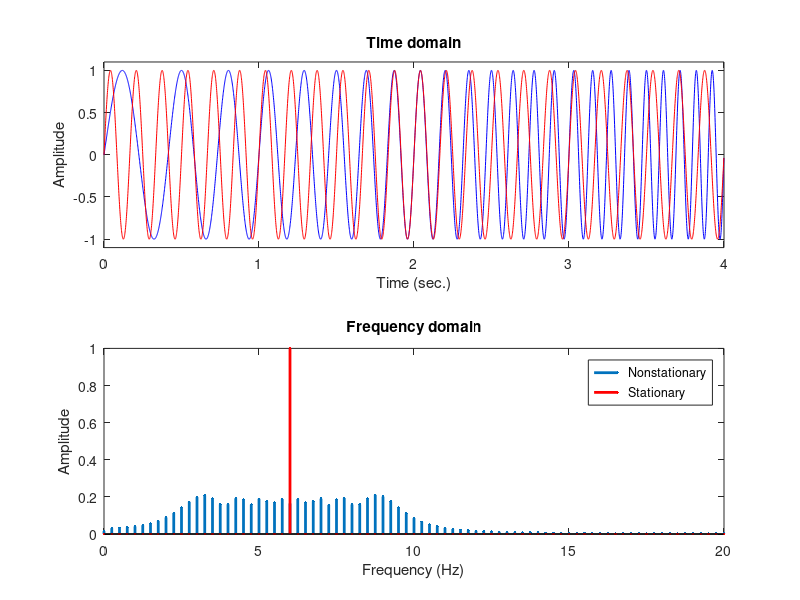
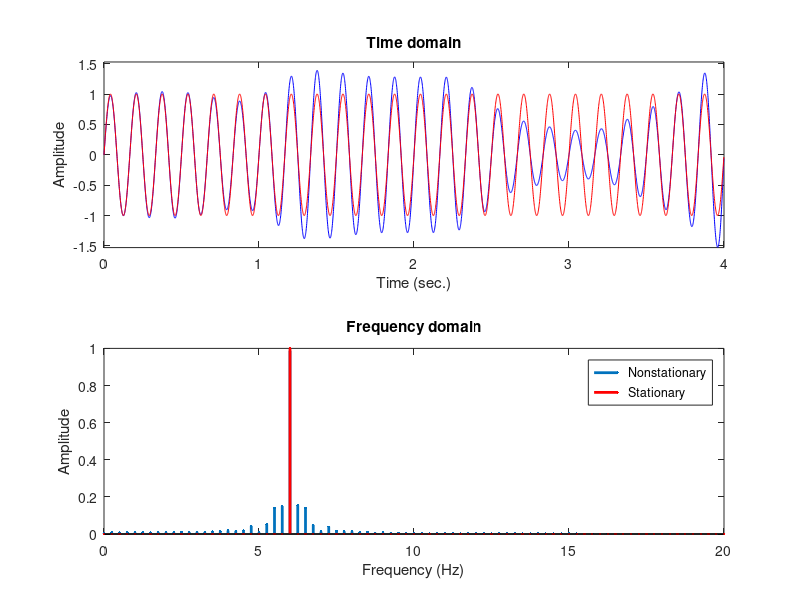

Recreate these plots in MATLAB, in order.
%%
%     COURSE: Solved problems in neural time series analysis
%    SECTION: Spectral analyses
%      VIDEO: FFT of stationary and non-stationary simulated data
% Instructor: sincxpress.com
%
%%
clear, clc

%% simulation 1: frequency non-stationarity


% simulation parameters
srate = 1000;
n     = 4000;
t     = (0:n-1)/srate;


% create signals (sine wave and linear chirp)
f  = [2 10];
ff = linspace(f(1),mean(f),n);
signal1 = sin(2*pi.*ff.*t);
signal2 = sin(2*pi.*mean(f).*t);

% Fourier spectra
signal1X = fft(signal1)/n;
signal2X = fft(signal2)/n;
hz = linspace(0,srate/2,floor(n/2)+1);

% amplitude spectra
signal1Amp = abs(signal1X(1:length(hz)));
signal1Amp(2:end-1) = 2*signal1Amp(2:end-1);

signal2Amp = abs(signal2X(1:length(hz)));
signal2Amp(2:end-1) = 2*signal2Amp(2:end-1);



% plot the signals in the time domain
figure(1), clf
subplot(211)
plot(t,signal1,'b'), hold on
plot(t,signal2,'r')
xlabel('Time (sec.)'), ylabel('Amplitude')
set(gca,'ylim',[-1.1 1.1])
title('Time domain')


% and their amplitude spectra
subplot(212)
stem(hz,signal1Amp,'.-','linew',2), hold on
stem(hz,signal2Amp,'r.-','linew',2)
xlabel('Frequency (Hz)'), ylabel('Amplitude')
set(gca,'xlim',[0 20])
title('Frequency domain')
legend({'Nonstationary';'Stationary'})

%% simulation 2: amplitude non-stationarity

% simulation parameters
srate = 1000;
n     = 4000; % try other values
t     = (0:n-1)/srate;

% create signals
f = 6;
ampmod  = 2*interp1(rand(1,10),linspace(1,10,n),'pchip');
% ampmod  = (1+sin(2*pi*t*1))/2;  % uncomment to further explore effects of amplitude nonstationarities
signal1 = ampmod .* sin(2*pi.*f.*t);
signal2 = sin(2*pi.*f.*t);

% Fourier spectra
signal1X = fft(signal1)/n;
signal2X = fft(signal2)/n;
hz = linspace(0,srate/2,floor(n/2)+1);

% amplitude spectra
signal1Amp = abs(signal1X(1:length(hz)));
signal1Amp(2:end-1) = 2*signal1Amp(2:end-1);

signal2Amp = abs(signal2X(1:length(hz)));
signal2Amp(2:end-1) = 2*signal2Amp(2:end-1);



% plot the signals in the time domain
figure(2), clf
subplot(211)
plot(t,signal1,'b'), hold on
plot(t,signal2,'r')
xlabel('Time (sec.)'), ylabel('Amplitude')
set(gca,'ylim',[-1.1 1.1]*max(signal1))
title('Time domain')


% and their amplitude spectra
subplot(212)
stem(hz,signal1Amp,'.-','linew',2), hold on
stem(hz,signal2Amp,'r.-','linew',2)
xlabel('Frequency (Hz)'), ylabel('Amplitude')
set(gca,'xlim',[0 20])
title('Frequency domain')
% title('Frequency domain (notice the modulator frequencies aroud the carrier wave)')
legend({'Nonstationary';'Stationary'})

%% done.
